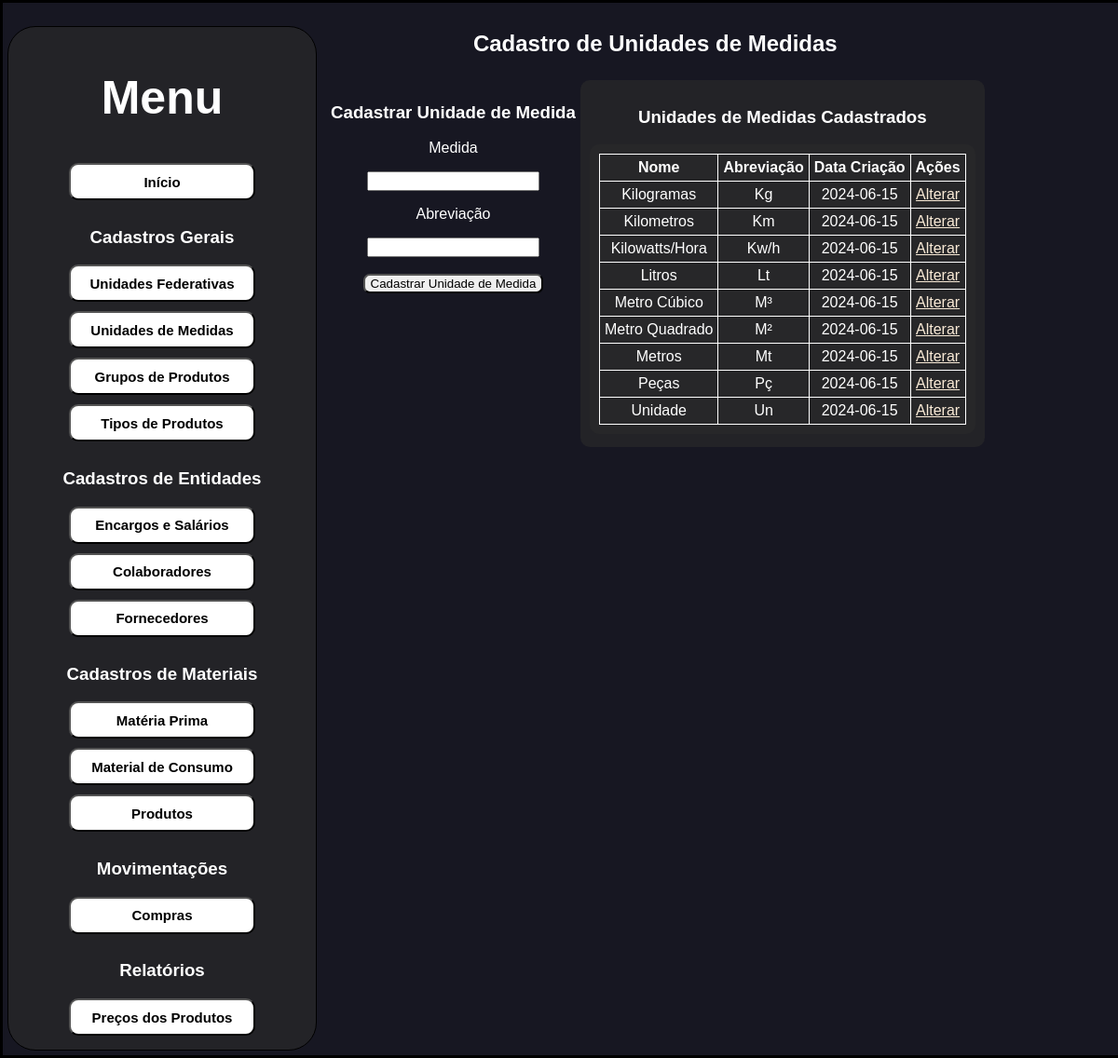
/cadastros_gerais_unidades_de_medidas, run on the app's committed database.
### BDconfig.py (models this page shows, shortened)
class DB_MEASURES(db.Model):
    ID = db.Column(db.Integer, primary_key=True)
    NAME = db.Column(db.String(200), nullable=False)
    ABREVIATION = db.Column(db.String(10), nullable=False)
    DATE_CREATED = db.Column(db.DateTime, default=datetime.utcnow)

### industriafeliz.py (the view)
@app.route('/cadastros_gerais_unidades_de_medidas', methods=['POST','GET'])
def cadastros_gerais_unidades_de_medidas():
    return index.cadastros_gerais_unidades_de_medidas()

### index.py (called while the page is built)
def cadastros_gerais_unidades_de_medidas():
    measures = data.DB_MEASURES.query.order_by(data.DB_MEASURES.NAME).all()
    return render_template('cadastros_gerais/cadastro_um.html', measures=measures)

### templates/cadastros_gerais/cadastro_um.html (shortened to what this page needs)
{% extends 'standard.html' %}
{% block body %}
<section>
    <h1>Cadastro de Unidades de Medidas</h1>
    <div>
        <section class="formulario">
            <h1>Cadastrar Unidade de Medida</h1>
            <form action="/cadastros_gerais_unidades_de_medidas_cadastrar" method="POST">
                <p>Medida</p>
                <input type="text" name="name" id="name" maxlength="200" autocomplete="off" required>
                <p>Abreviação</p>
                <input type="text" name="abreviation" id="abreviation" maxlength="10" autocomplete="off" required>
                <br>
                <br>
                <input class="bt" type="submit" value="Cadastrar Unidade de Medida">
            </form>
        </section>
        <section class="tabelas">
            {% if measures|length < 1 %}
            <h4>Ainda Não Existem Unidades de Medida Cadastradas</h4>
            {% else %}
            <h1>Unidades de Medidas Cadastrados</h1>
            <table class="tabela">
                <tr>
                    <th>Nome</th>
                    <th>Abreviação</th>
                    <th>Data Criação</th>
                    <th>Ações</th>
                <tr>
                {% for measure in measures %}
                    <tr>
                        <td>{{ measure.NAME }}</td>
                        <td>{{ measure.ABREVIATION }}</td>
                        <td>{{ measure.DATE_CREATED.date() }}</td>
                        <td>
                            <a href="/cadastros_gerais_unidades_de_medidas_update/{{measure.ID}}">Alterar</a>
                        </td>
                    </tr>
                {% endfor %}
            </table>
            {% endif %}
        </section>
    </div>
</section>
{% endblock %}

### templates/standard.html (shortened to what this page needs)
<!DOCTYPE html>
<html lang="en">
<head>
    <link rel="stylesheet" href="{{ url_for('static', filename='css/style.css') }}">
</head>
<body>
    <section class="index">
        <h2>Menu</h2>
        <form action="/" method = "POST">
            <input type="submit" value="Início">
        </form>
        <h3>Cadastros Gerais</h3>
        <form action="/cadastros_gerais_unidades_federativas" method = "POST">
            <input type="submit" value="Unidades Federativas">
        </form>
        <form action="/cadastros_gerais_unidades_de_medidas" method = "POST">
            <input type="submit" value="Unidades de Medidas">
        </form>
        <form action="/cadastros_gerais_grupos_de_produtos" method = "POST">
            <input type="submit" value="Grupos de Produtos">
        </form>
        <form action="/cadastros_gerais_tipos_de_produtos" method = "POST">
            <input type="submit" value="Tipos de Produtos">
        </form>
        <h3>Cadastros de Entidades</h3>
        <form action="/cadastros_de_entidades_encargos_e_salarios" method = "POST">
            <input type="submit" value="Encargos e Salários">
        </form>
        <form action="/cadastros_de_entidades_colaboradores" method = "POST">
            <input type="submit" value="Colaboradores">
        </form>
        <form action="/cadastros_de_entidades_fornecedores" method = "POST">
            <input type="submit" value="Fornecedores">
        </form>
        <h3>Cadastros de Materiais</h3>
        <form action="/cadastros_de_materiais_materia_prima" method = "POST">
            <input type="submit" value="Matéria Prima">
        </form>
        <form action="/cadastros_de_materiais_material_de_consumo" method = "POST">
            <input type="submit" value="Material de Consumo">
        </form>
        <form action="/cadastros_de_materiais_produtos" method = "POST">
            <input type="submit" value="Produtos">
        </form>
        <h3>Movimentações</h3>
        <form action="/movimentacoes_compras" method = "POST">
            <input type="submit" value="Compras">
        </form>
        <h3>Relatórios</h3>
        <form action="/relatorios_precos_dos_produtos" method = "POST">
            <input type="submit" value="Preços dos Produtos">
        </form>
    </section>
    {% block body %}
    {% endblock %}
</body>
</html>

### static/css/style.css (style rules this page uses)
* { font-family: "Montserrat", sans-serif; }
body { border: solid black; width: 100%; display: flex; background-color: rgb(23, 23, 34); padding: 5px; margin: 0; color: white; }
section { display: block; text-align: center; padding: 5px; }
div { display: flex; padding: 5px; line-height: normal; }
.index input { height: 40px; max-width: 200px; width: 100%; background-color: #ffffff; border-radius: 10px; color: rgb(0, 0, 0); font-size: 15px; margin-bottom: 10px; font-weight: bold; }
.index h2 { font-size: 50px; }
.index { border: double black 1px; background-color: #2b2b2b9f; border-radius: 30px; min-width: 300px; width: 40vh; text-align: center; margin-top: 20px; }
.formulario .bt { border-radius: 7px; }
.tabelas { text-align: center; border-radius: 10px; background-color: #2b2b2b9f; padding: 10px; border-collapse: collapse; }
.tabelas table { display: inline-block; margin: 0 auto; }
.tabela { border-radius: 10px; background-color: #2b2b2b9f; padding: 10px; border-collapse: collapse; }
.tabela th { border: white 1px solid; border-radius: 5px; padding: 5px; }
.tabela td { border: white 1px solid; border-radius: 5px; padding: 5px; }
a { color: antiquewhite; }

### data on the page
DB_MEASURES: NAME "Kilogramas", ABREVIATION "Kg", DATE_CREATED "2024-06-15"
DB_MEASURES: NAME "Kilometros", ABREVIATION "Km", DATE_CREATED "2024-06-15"
DB_MEASURES: NAME "Kilowatts/Hora", ABREVIATION "Kw/h", DATE_CREATED "2024-06-15"
DB_MEASURES: NAME "Litros", ABREVIATION "Lt", DATE_CREATED "2024-06-15"
DB_MEASURES: NAME "Metro Cúbico", ABREVIATION "M³", DATE_CREATED "2024-06-15"
DB_MEASURES: NAME "Metro Quadrado", ABREVIATION "M²", DATE_CREATED "2024-06-15"
DB_MEASURES: NAME "Metros", ABREVIATION "Mt", DATE_CREATED "2024-06-15"
DB_MEASURES: NAME "Peças", ABREVIATION "Pç", DATE_CREATED "2024-06-15"
DB_MEASURES: NAME "Unidade", ABREVIATION "Un", DATE_CREATED "2024-06-15"
